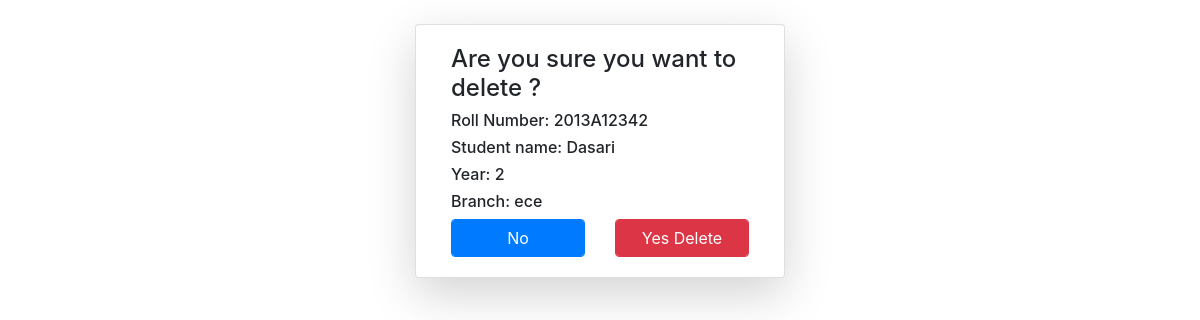
/stdel/2/, run on the app's committed database.
### DemoApp/models.py (models this page shows)
class Student(models.Model):
    roll = models.CharField(max_length=15)
    sname = models.CharField(max_length=30)
    year = models.IntegerField()
    branch = models.CharField(max_length=30)

### DemoApp/views.py (the view)
# urls.py: path("stdel/<int:k>/", views.stde, name="stdel"),
def stde(self, k):
    z = Student.objects.get(id=k)
    if self.method == "POST":
        z.delete()
        return redirect("/")
    return render(self, "firstapp/stdel.html", {"t": z})

### DemoApp/templates/firstapp/stdel.html (shortened to what this page needs)
{% load static %}
<!DOCTYPE html>
<html lang="en">
  <head>
    <link
      rel="stylesheet"
      href="https://cdn.jsdelivr.net/npm/bootstrap@4.6.2/dist/css/bootstrap.min.css"
    />
  </head>
  <body>
    <div class="container mt-4">
      <div class="card col-md-4 shadow-lg mx-auto">
        <div class="card-body">
          <h4>Are you sure you want to delete ?</h4>
          <h6>Roll Number: {{t.roll}}</h6>
          <h6>Student name: {{t.sname}}</h6>
          <h6>Year: {{t.year}}</h6>
          <h6>Branch: {{t.branch}}</h6>
          <form method="post">
            <div class="row">
              <div class="col">
                <a href="{% url 'cru' %}" class="form-control btn btn-primary"
                  >No</a
                >
              </div>
              <div class="col">
                <input
                  type="submit"
                  value="Yes Delete"
                  class="btn btn-danger form-control"
                />
              </div>
            </div>
          </form>
        </div>
      </div>
    </div>
  </body>
</html>

### data on the page
Student: roll "2013A12342", sname "Dasari", year "2", branch "ece"
